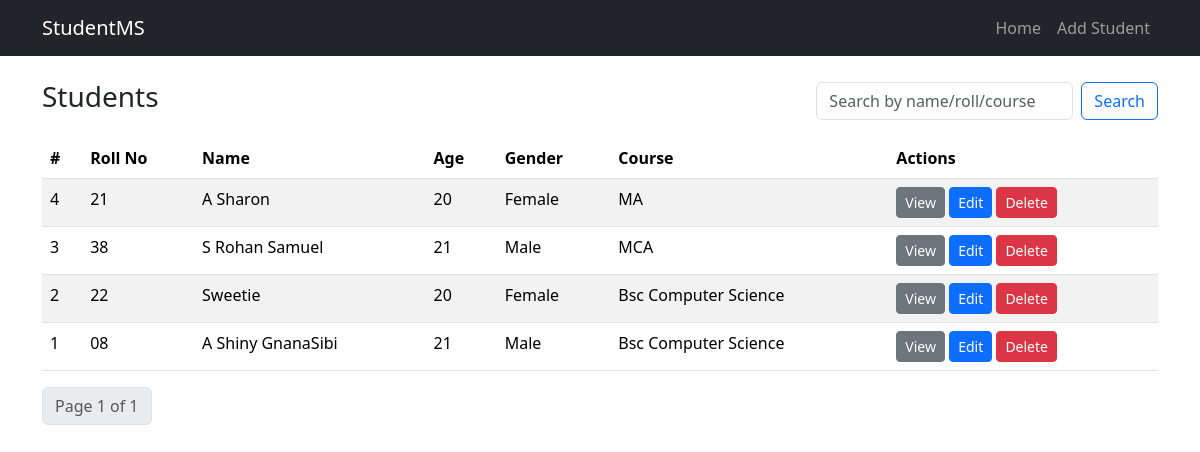
The page / on the database its author committed.
### Backend/app.py (models this page shows, shortened)
class Student(db.Model):
    id = db.Column(db.Integer, primary_key=True)
    roll_no = db.Column(db.String(20), unique=True, nullable=False)
    name = db.Column(db.String(120), nullable=False)
    age = db.Column(db.Integer, nullable=False)
    gender = db.Column(db.String(10), nullable=False)
    course = db.Column(db.String(120), nullable=False)

### Backend/app.py (the view, shortened to what this page needs)
@app.route('/')
def index():
    q = request.args.get('q', '')
    page = request.args.get('page', 1, type=int)
    query = Student.query
    students = query.order_by(Student.id.desc()).paginate(page=page, per_page=8)
    return render_template('index.html', students=students, q=q)

### templates/index.html (shortened to what this page needs)
{% extends 'base.html' %}
{% block content %}
<div class="d-flex justify-content-between align-items-center mb-3">
<h3>Students</h3>
<form class="d-flex" method="get" action="{{ url_for('index') }}">
<input class="form-control me-2" type="search" name="q" placeholder="Search by name/roll/course" value="{{ q }}">
<button class="btn btn-outline-primary" type="submit">Search</button>
</form>
</div>
{% if students.items %}
<div class="table-responsive">
<table class="table table-striped">
<thead>
<tr>
<th>#</th>
<th>Roll No</th>
<th>Name</th>
<th>Age</th>
<th>Gender</th>
<th>Course</th>
<th>Actions</th>
</tr>
</thead>
<tbody>
{% for s in students.items %}
<tr>
<td>{{ s.id }}</td>
<td>{{ s.roll_no }}</td>
<td>{{ s.name }}</td>
<td>{{ s.age }}</td>
<td>{{ s.gender }}</td>
<td>{{ s.course }}</td>
<td>
<a class="btn btn-sm btn-secondary" href="{{ url_for('view_student', id=s.id) }}">View</a>
<a class="btn btn-sm btn-primary" href="{{ url_for('edit_student', id=s.id) }}">Edit</a>
<form method="post" action="{{ url_for('delete_student', id=s.id) }}" style="display:inline" onsubmit="return confirm('Delete this record?');">
<button class="btn btn-sm btn-danger">Delete</button>
</form>
</td>
</tr>
{% endfor %}
</tbody>
</table>
</div>
<nav aria-label="Page navigation">
<ul class="pagination">
<li class="page-item disabled"><span class="page-link">Page {{ students.page }} of {{ students.pages }}</span></li>
</ul>
</nav>
{% else %}
<p>No students found. <a href="{{ url_for('add_student') }}">Add one</a>.</p>
{% endif %}
{% endblock %}

### templates/base.html (shortened to what this page needs)
<!doctype html>
<html lang="en">
<head>
<link href="https://cdn.jsdelivr.net/npm/bootstrap@5.3.2/dist/css/bootstrap.min.css" rel="stylesheet">
</head>
<body>
<nav class="navbar navbar-expand-lg navbar-dark bg-dark mb-4">
<div class="container">
<a class="navbar-brand" href="{{ url_for('index') }}">StudentMS</a>
<div class="collapse navbar-collapse">
<ul class="navbar-nav ms-auto">
<li class="nav-item"><a class="nav-link" href="{{ url_for('index') }}">Home</a></li>
<li class="nav-item"><a class="nav-link" href="{{ url_for('add_student') }}">Add Student</a></li>
</ul>
</div>
</div>
</nav>
<div class="container">
{% block content %}{% endblock %}
</div>
</body>
</html>

### rows shown on the page
Student: id "4", roll_no "21", name "A Sharon", age "20", gender "Female", course "MA"
Student: id "3", roll_no "38", name "S Rohan Samuel", age "21", gender "Male", course "MCA"
Student: id "2", roll_no "22", name "Sweetie", age "20", gender "Female", course "Bsc Computer Science"
Student: id "1", roll_no "08", name "A Shiny GnanaSibi", age "21", gender "Male", course "Bsc Computer Science"

### other values the page prints
{{ students.page }} "1"
{{ students.pages }} "1"
